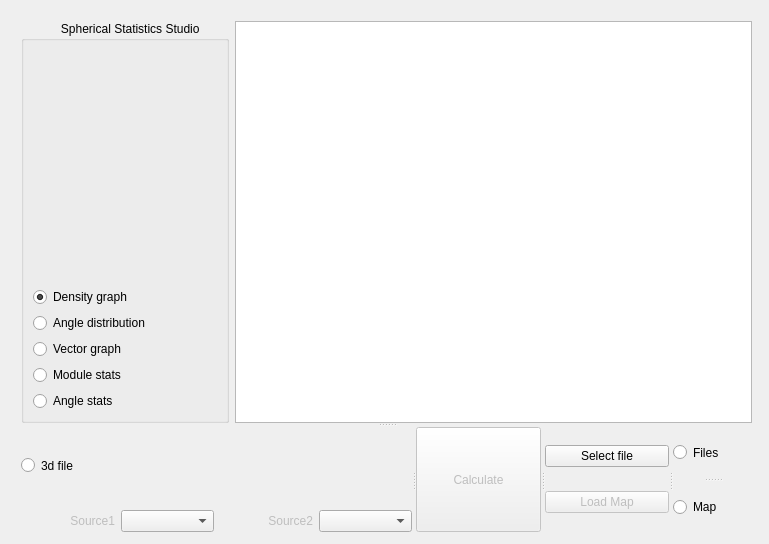
<?xml version="1.0" encoding="UTF-8"?>
<ui version="4.0">
 <class>Form</class>
 <widget class="QWidget" name="Form">
  <property name="geometry">
   <rect>
    <x>0</x>
    <y>0</y>
    <width>769</width>
    <height>544</height>
   </rect>
  </property>
  <property name="minimumSize">
   <size>
    <width>769</width>
    <height>544</height>
   </size>
  </property>
  <property name="windowTitle">
   <string>Spherical Studio</string>
  </property>
  <layout class="QGridLayout" name="gridLayout">
   <item row="0" column="0">
    <widget class="QStackedWidget" name="stackedWidget">
     <property name="currentIndex">
      <number>0</number>
     </property>
     <widget class="QWidget" name="page">
      <widget class="QSplitter" name="splitter_5">
       <property name="geometry">
        <rect>
         <x>10</x>
         <y>10</y>
         <width>731</width>
         <height>511</height>
        </rect>
       </property>
       <property name="orientation">
        <enum>Qt::Vertical</enum>
       </property>
       <widget class="QWidget" name="">
        <layout class="QHBoxLayout" name="horizontalLayout">
         <item>
          <widget class="QGroupBox" name="groupBox">
           <property name="title">
            <string>            Spherical Statistics Studio</string>
           </property>
           <layout class="QGridLayout" name="gridLayout_4">
            <item row="0" column="0">
             <layout class="QVBoxLayout" name="verticalLayout">
              <item>
               <widget class="QLabel" name="imageicono">
                <property name="text">
                 <string/>
                </property>
               </widget>
              </item>
              <item>
               <layout class="QVBoxLayout" name="verticalLayout_2">
                <item>
                 <widget class="QRadioButton" name="densityGraph">
                  <property name="text">
                   <string>Density graph</string>
                  </property>
                  <property name="checked">
                   <bool>true</bool>
                  </property>
                 </widget>
                </item>
                <item>
                 <widget class="QRadioButton" name="angledistribution">
                  <property name="text">
                   <string>Angle distribution</string>
                  </property>
                 </widget>
                </item>
                <item>
                 <widget class="QRadioButton" name="vectorgraph">
                  <property name="text">
                   <string>Vector graph</string>
                  </property>
                 </widget>
                </item>
                <item>
                 <widget class="QRadioButton" name="modstats">
                  <property name="text">
                   <string>Module stats</string>
                  </property>
                 </widget>
                </item>
                <item>
                 <widget class="QRadioButton" name="angstats">
                  <property name="text">
                   <string>Angle stats</string>
                  </property>
                 </widget>
                </item>
               </layout>
              </item>
             </layout>
            </item>
           </layout>
          </widget>
         </item>
         <item>
          <widget class="QGraphicsView" name="graphicsView"/>
         </item>
        </layout>
       </widget>
       <widget class="QSplitter" name="splitter_4">
        <property name="orientation">
         <enum>Qt::Horizontal</enum>
        </property>
        <widget class="QWidget" name="">
         <layout class="QVBoxLayout" name="verticalLayout_4">
          <item>
           <widget class="QSplitter" name="splitter">
            <property name="orientation">
             <enum>Qt::Horizontal</enum>
            </property>
            <widget class="QSplitter" name="splitter_3">
             <property name="orientation">
              <enum>Qt::Horizontal</enum>
             </property>
             <widget class="QRadioButton" name="type3D">
              <property name="text">
               <string>3d file</string>
              </property>
             </widget>
            </widget>
           </widget>
          </item>
          <item>
           <layout class="QHBoxLayout" name="horizontalLayout_5">
            <item>
             <layout class="QHBoxLayout" name="horizontalLayout_3">
              <item>
               <widget class="QLabel" name="labelX">
                <property name="enabled">
                 <bool>false</bool>
                </property>
                <property name="text">
                 <string>Source1</string>
                </property>
                <property name="alignment">
                 <set>Qt::AlignRight|Qt::AlignTrailing|Qt::AlignVCenter</set>
                </property>
               </widget>
              </item>
              <item>
               <widget class="QComboBox" name="comboBoxSource1"/>
              </item>
             </layout>
            </item>
            <item>
             <layout class="QHBoxLayout" name="horizontalLayout_6">
              <item>
               <layout class="QHBoxLayout" name="horizontalLayout_4">
                <item>
                 <widget class="QLabel" name="labelY">
                  <property name="enabled">
                   <bool>false</bool>
                  </property>
                  <property name="text">
                   <string>Source2</string>
                  </property>
                  <property name="alignment">
                   <set>Qt::AlignRight|Qt::AlignTrailing|Qt::AlignVCenter</set>
                  </property>
                 </widget>
                </item>
                <item>
                 <widget class="QComboBox" name="comboBoxSource2"/>
                </item>
               </layout>
              </item>
             </layout>
            </item>
           </layout>
          </item>
         </layout>
        </widget>
        <widget class="QPushButton" name="calculate">
         <property name="enabled">
          <bool>false</bool>
         </property>
         <property name="text">
          <string>Calculate</string>
         </property>
        </widget>
        <widget class="QWidget" name="">
         <layout class="QVBoxLayout" name="verticalLayout_5">
          <item>
           <widget class="QPushButton" name="buttonload">
            <property name="text">
             <string>Select file</string>
            </property>
           </widget>
          </item>
          <item>
           <widget class="QPushButton" name="buttonmap">
            <property name="enabled">
             <bool>false</bool>
            </property>
            <property name="text">
             <string>Load Map</string>
            </property>
           </widget>
          </item>
         </layout>
        </widget>
        <widget class="QSplitter" name="splitter_2">
         <property name="orientation">
          <enum>Qt::Vertical</enum>
         </property>
         <widget class="QRadioButton" name="Files">
          <property name="sizePolicy">
           <sizepolicy hsizetype="Ignored" vsizetype="Minimum">
            <horstretch>0</horstretch>
            <verstretch>0</verstretch>
           </sizepolicy>
          </property>
          <property name="text">
           <string>Files</string>
          </property>
         </widget>
         <widget class="QRadioButton" name="Map">
          <property name="sizePolicy">
           <sizepolicy hsizetype="Ignored" vsizetype="Minimum">
            <horstretch>0</horstretch>
            <verstretch>0</verstretch>
           </sizepolicy>
          </property>
          <property name="text">
           <string>Map</string>
          </property>
         </widget>
        </widget>
       </widget>
      </widget>
     </widget>
     <widget class="QWidget" name="page_2"/>
    </widget>
   </item>
  </layout>
 </widget>
 <resources/>
 <connections/>
</ui>
